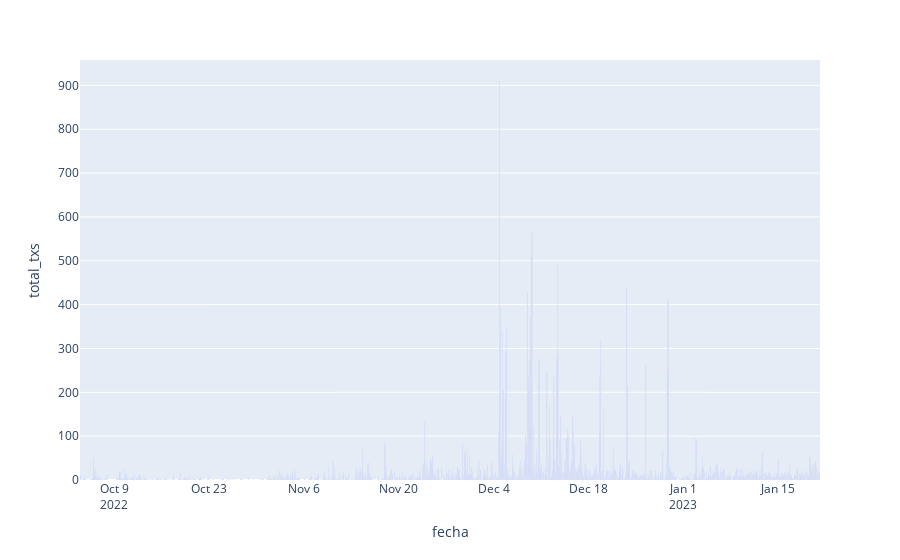

The notebook cell this image was saved under:
### Markdown cell above
## BACKUP

### Code cell
fig = px.bar(txs_by_hour_df, x='fecha', y='total_txs')
fig.show()

### Figure 1 — Plotly figure (JSON) as saved in the notebook; plotly's stock layout.template omitted (floating-point values rounded to 4 significant figures; data arrays with more than 128 entries replaced by an {"elided": "..."} marker saying what was removed)
{"data": [{"alignmentgroup": "True", "hovertemplate": "fecha=%{x}<br>total_txs=%{y}<extra></extra>", "legendgroup": "", "marker": {"color": "#636efa", "pattern": {"shape": ""}}, "name": "", "offsetgroup": "", "orientation": "v", "showlegend": false, "textposition": "auto", "type": "bar", "x": {"elided": "1785 str values"}, "xaxis": "x", "y": {"elided": "1785 int values"}, "yaxis": "y"}], "layout": {"autosize": true, "barmode": "relative", "legend": {"tracegroupgap": 0}, "margin": {"t": 60}, "xaxis": {"anchor": "y", "autorange": true, "domain": [0, 1], "range": ["2022-10-03 22:30", "2023-01-21 04:30"], "title": {"text": "fecha"}, "type": "date"}, "yaxis": {"anchor": "x", "autorange": true, "domain": [0, 1], "range": [0, 957.9], "title": {"text": "total_txs"}, "type": "linear"}}}
